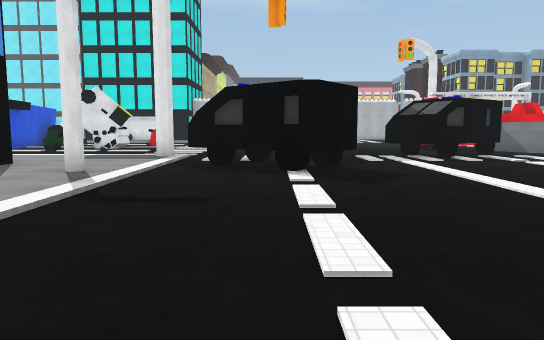
[1] (above)

17 first-person views from a walk through a Unity game level. The camera is 1.5 m above the floor, tilts 6° down and sees 70° across. The floor is counted in squares, 2 m on a side. Each view is taken from the middle of a square. On the plan, view 1 faces up. The plan holds only what a view shows up to about 12 squares ahead; the rest is blank. The place goes on beyond the plan. The player is left out. Surface patterns are stand-ins for the level's own textures.

[2]
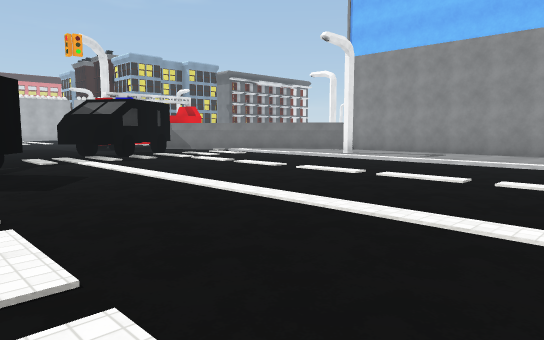

[3]
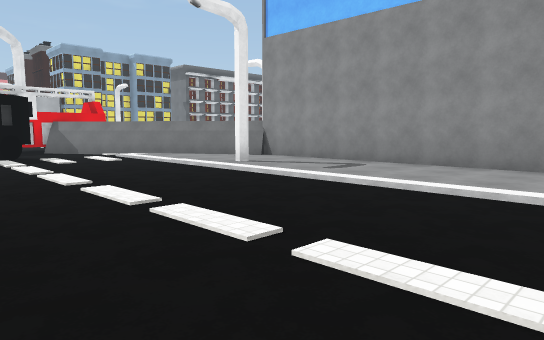

[4]
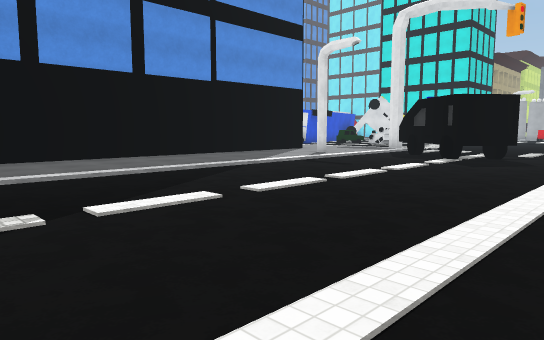

[5]
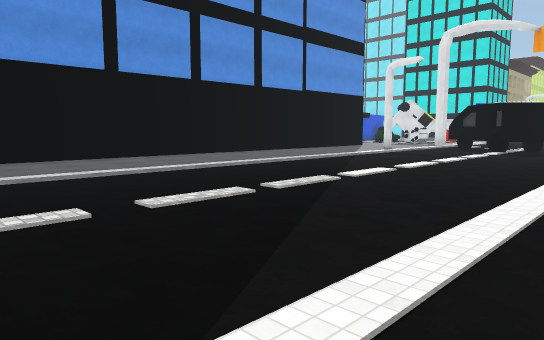

[6]
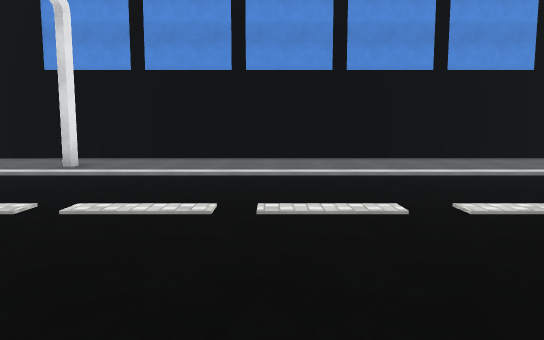

[7]
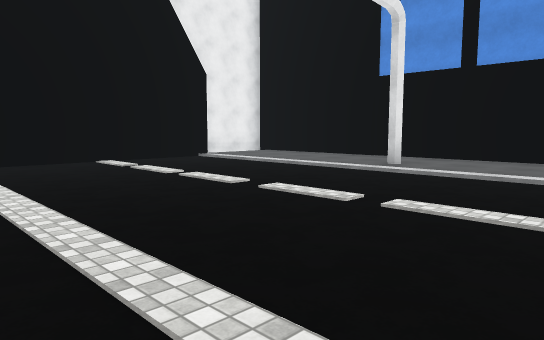

[8]
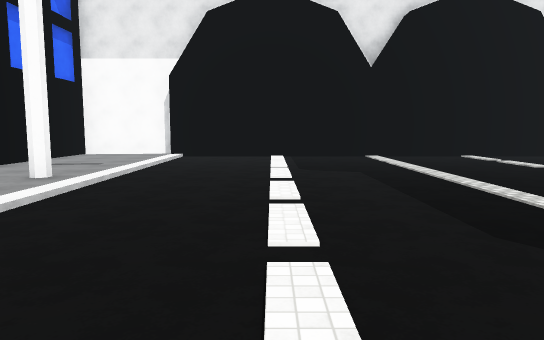

[9]
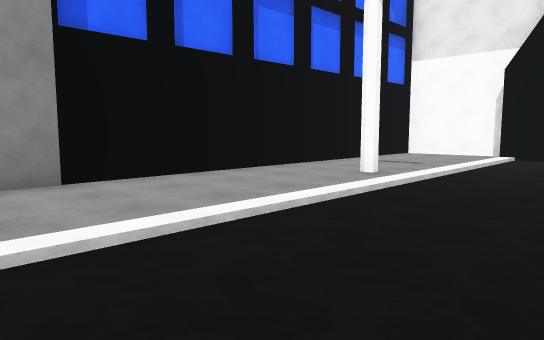

[10]
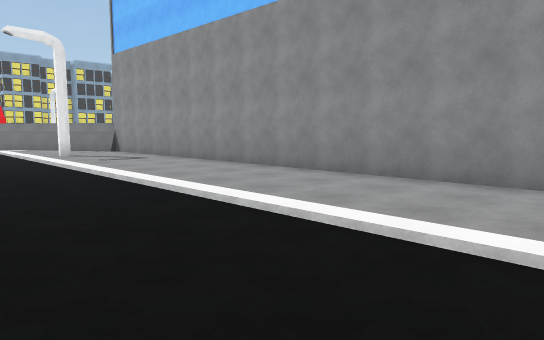

[11]
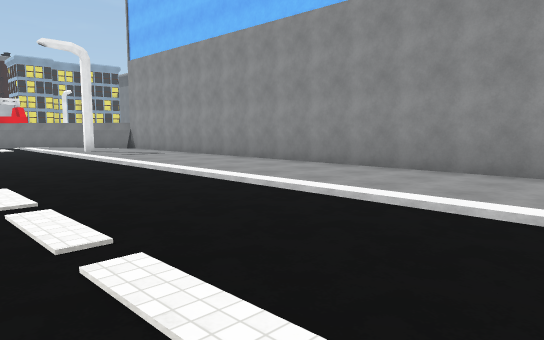

[12]
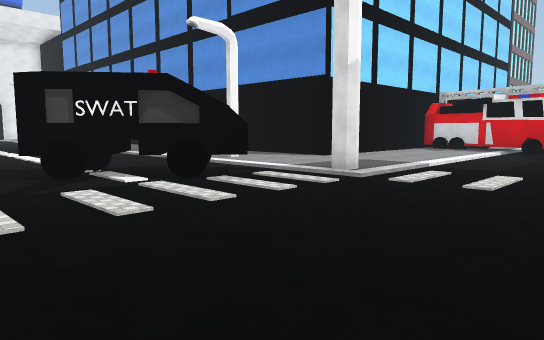

[13]
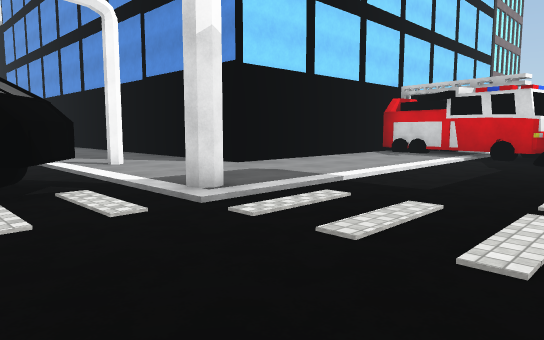

[14]
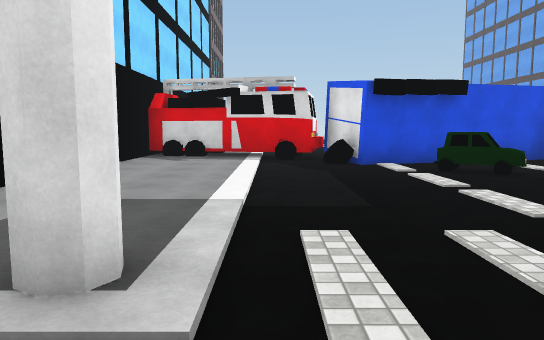

[15]
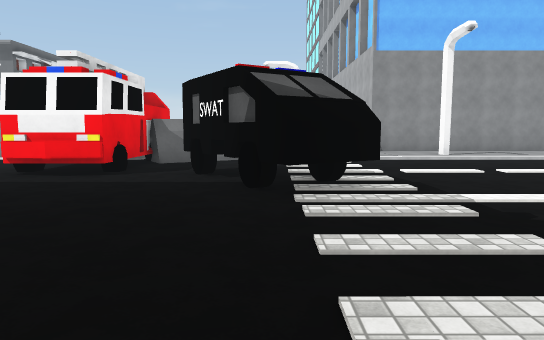

[16]
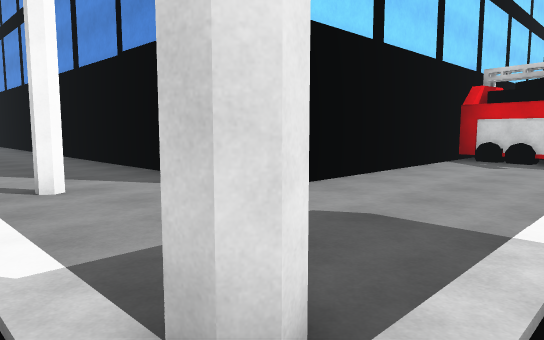

[17]
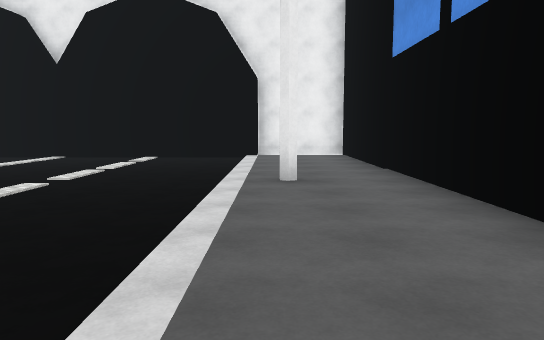

### Floor plan
Points are (right, up) in squares from view 1. A wall is a line through its corners. A room is listed if a view was taken in it or the views show most of it. See-through windows are left out.
Room 1 (views 1, 2, 3, 4, 5, 6, 7, 8, 9, 10, 11, 12, 13, 14, 15, 16, 17)
walls: (11.4, 7.7) (7.7, 13.6); (5.3, 13.7) (5.3, 14.5); (-2.6, -16.2) (9, -16.2); (8.2, 13.7) (5.3, 13.7) (5.1, 14.5); (-3.4, -16.7) (-2.5, -16.7); (9, -16.7) (11.5, -16.7) (11.5, 7.9); (-9.2, 12.9) (-11.1, 12.3) (-10.3, 12) (-11.1, 7.8) (-5.2, 7.8) (-5.2, -16.7) (-3.8, -16.7); (-11.6, 12.2) (-10.3, 11.9); (-9.6, 14.5) (-9.1, 12.7)
low walls: (-9.1, 12.7) (-9.7, 12.5)
objects: car (-8, 14); other object (-1, 7) to (1, 9); other object (4, 10) to (6, 12)

Positions as (right, up) in squares from view 1, and headings:
1: (0, 0), facing up
2: (0, 0), facing up-right
3: (4, 0), facing up-right
4: (4, -3), facing up-left
5: (4, -7), facing up-left
6: (4, -7), facing left
7: (4, -7), facing down-left
8: (6, -5), facing down
9: (6, -5), facing down-right
10: (6, -5), facing up-right
11: (5, -6), facing up-right
12: (3, 14), facing down-left
13: (0, 14), facing down-left
14: (-1, 11), facing left
15: (-1, 11), facing right
16: (-2, 11), facing down-left
17: (-3, -5), facing down
